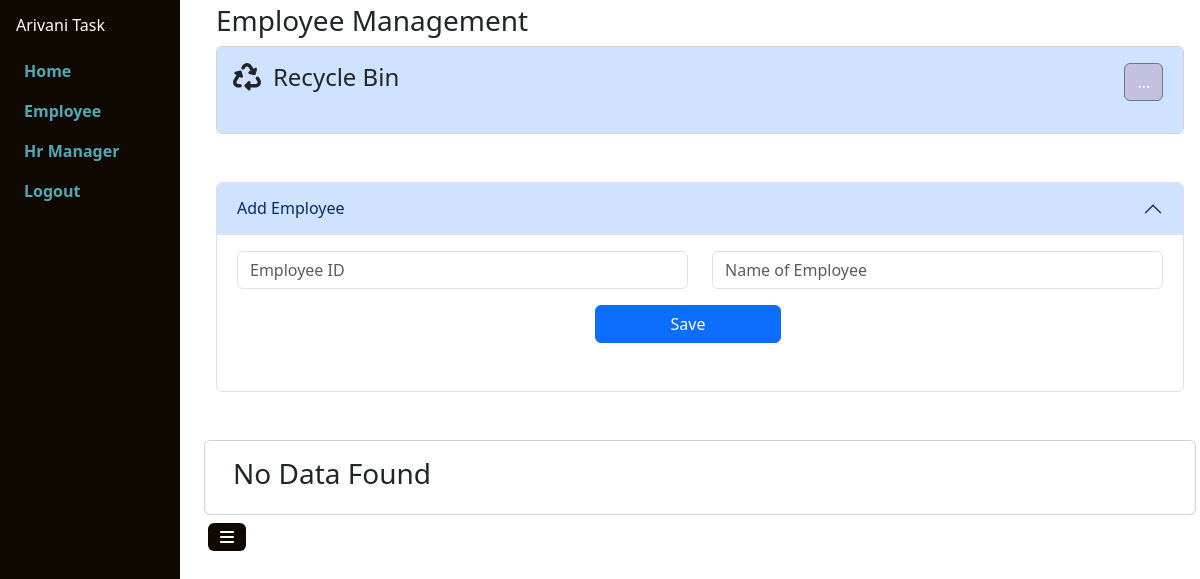
The page /employee/employeePage/ (signed in) on the database as committed earlier.
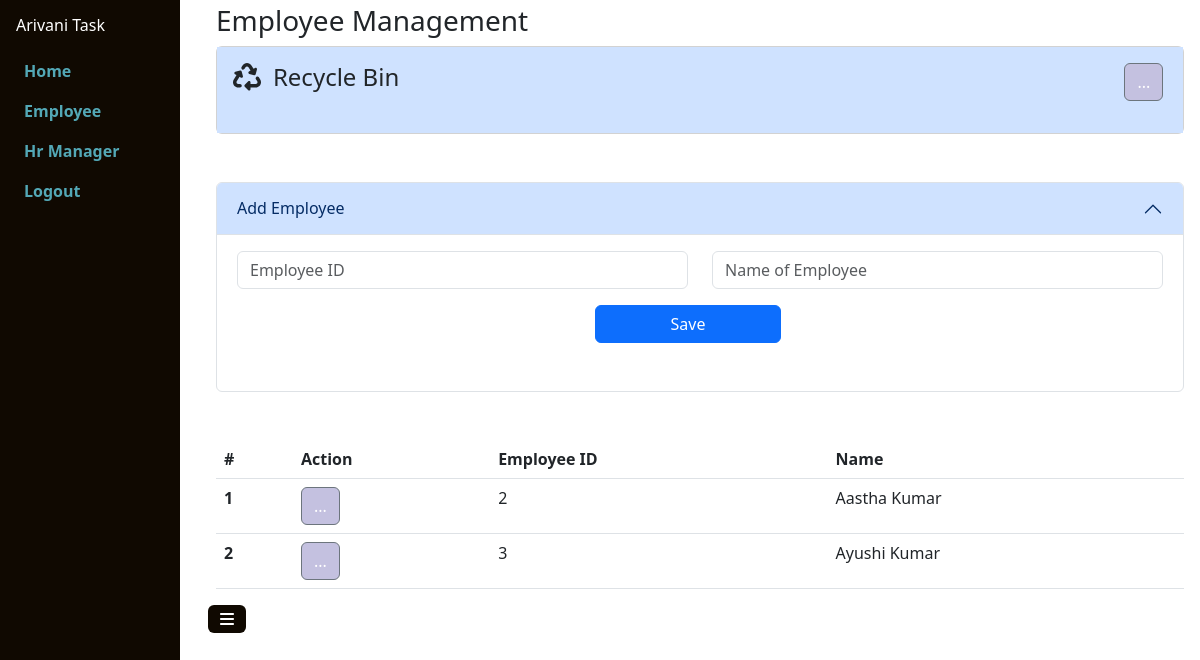
The same page on the database as committed later.
### employee/models.py (models this page shows, shortened)
class Employee(models.Model):
    employeeID=models.IntegerField()
    name=models.CharField(max_length=70)
    is_deleted=models.BooleanField(default=0)
    created_by=models.ForeignKey(User, on_delete=models.CASCADE,related_name="created_employee",null=True)
    updated_by=models.ForeignKey(User, on_delete=models.CASCADE,related_name="updated_employee",null=True)
    created_at=models.DateTimeField(auto_now_add=True,null=True)
    updated_at = models.DateTimeField(null=True)
    deleted_at = models.DateTimeField(null=True)
    deleted_by = models.ForeignKey(User, on_delete=models.CASCADE,related_name="deleted_employee",null=True)
    restored_at = models.DateTimeField(null=True)
    restored_by = models.ForeignKey(User, on_delete=models.CASCADE,related_name="restored_employee",null=True)
    status = models.BooleanField(default=True)

### employee/views.py (the view)
# urls.py: path("employeePage/",employeePage,name="employeePage"),
def employeePage(request):
    if request.user.is_authenticated:
        logged_in_user=request.user.id
        if request.method == 'GET':  # Corrected method check
            employees = Employee.objects.all().filter(is_deleted=0,created_by=logged_in_user)
            employees_deleted = Employee.objects.all().filter(is_deleted=1,created_by=logged_in_user).count()
            data = {
                'employees': employees,
                'employees_deleted':employees_deleted
                }
            return render(request, 'Employee/employee.html', data)
    else:
        return redirect("loginUserPage")

### templates/Employee/employee.html (shortened to what this page needs)
{% extends "base/base.html" %}
{% load static %}
{% block content %}
<link href="{% static 'css/employee/employee.css' %}" rel="stylesheet"/>
<div class="container">
  <h3>Employee Management</h3>
  <div class="card">
    <div class="card-body" style="background:#CFE2FF;">
      <div class="row">
        <div class="col-sm-3 ">
          <div class="row">
            <div class="col-sm-2 ">
              <span class="fs-3"  style="font-weight:bolder;"><i class="fa-solid fa-recycle"></i></span>
            </div>
            <div class="col-sm-10 ">
              <h4>Recycle Bin</h3>
            </div>
          </div>
        </div>
        <div class="col-sm-4 ">
        </div>
        <div class="col-sm-5">
          <div class="row">
            <div class="col-sm-6"></div>
            <div class="col-sm-4"></div>
            <div class="col-sm-2">
              <form action="{% url 'recycleBinPage_emp' %}" method="GET">
                <button class="btn btn-secondary " style="background:#c4c1e0" type="submit" aria-expanded="false">
                  {% if employees_deleted %}
                  {{employees_deleted}}
                  {% else %}
                  ...
                  {% endif %}
                </button>
              </form>
            </div>
          </div>
        </div>
      </div>
    </div>
  </div>
    <div class="row mt-5">
        <div class="accordion" id="accordionExample">
            <div class="accordion-item">
              <h2 class="accordion-header" id="headingOne">
                <button class="accordion-button" id="acc_title" type="button" data-bs-toggle="collapse" data-bs-target="#collapseOne" aria-expanded="true" aria-controls="collapseOne">
                  {% if update %}
                  Update Employee
                  {% else %}
                  Add Employee
                  {% endif %}
                </button>
              </h2>
              <div id="collapseOne" class="accordion-collapse collapse show" aria-labelledby="headingOne" data-bs-parent="#accordionExample">
                <div class="accordion-body">
                    {% if update %}
                    <form action = "{% url 'update_data' %}" method="POST">
                        {% csrf_token %}
                        <div class="row">
                            {% if error %}
                            <p class="text-danger">{{error}}</p>
                            {% endif %}
                            {% if msg %}
                            <p class="text-success">{{msg}}</p>
                            {% endif %}
                            <div class="col-lg-6 col-md-6 col-sm-12">
                                    <label class="visually-hidden" for="employeeID">Employee ID</label>
                                    <input type="text" class="form-control" id="employeeID" name="employeeID" value="{{data.employeeID}}">
                            </div>
                            <div class="col-lg-6 col-md-6 col-sm-12">
                                    <label class="visually-hidden" for="name">Name</label>
                                    <input type="text" class="form-control" id="name" name="name" value="{{data.name}}">
                            </div>
                        </div>
                        <div class="row mt-3">
                            <div class="row mb-3">
                                <button class="btn btn-primary mx-auto" id = "save_button" style="width:20%" type="submit">Save Changes</button>
                            </div>
                        </div>
                    </form>
                    {% else %}
                    <form action = "{% url 'create_data' %}" method="POST">
                        <div class="row">
                            <div class="col-lg-6 col-md-6 col-sm-12">
                                    <input type="text" class="form-control" id="employeeID" name="employeeID" placeholder="Employee ID">
                            </div>
                            <div class="col-lg-6 col-md-6 col-sm-12">
                                    <input type="text" class="form-control" id="name" name="name" placeholder="Name of Employee">
                            </div>
                        </div>
                        <div class="row mt-3">
                            <div class="row mb-3">
                                <button class="btn btn-primary mx-auto" id = "save_button" style="width:20%" type="submit">Save</button>
                            </div>
                        </div>
                    </form>
                    {% endif %}
                </div>
              </div>
            </div>
        </div>
    </div>
    <div class="row mt-5">
        {% if employees %}
        <div class="table-responsive scrollable-table">
          <table class="table">
            <thead>
              <tr>
                <th scope="col">#</th>
                <th scope="col">Action</th>
                <th scope="col">Employee ID</th>
                <th scope="col">Name</th>
              </tr>
            </thead>
            <tbody id="table_data">
                {% for item in employees %}
                <tr>
                    <th scope="row">{{forloop.counter}}</th>
                    <td>
                        <div class="dropdown">
                            <button class="btn btn-secondary " style="background:#c4c1e0" type="button" data-bs-toggle="dropdown" aria-expanded="false">
                              ...
                            </button>
                          </div>
                    </td>
                    <td>{{ item.employeeID }}</td>
                    <td>{{ item.name }}</td>
                </tr>
                {% endfor %}
            </tbody>
          </table>
        </div>
          {% else %}
          <div class="card mb-2">
            <div class="card-body">
              <h3>No Data Found</h3>
            </div>
          </div>
          {% endif %}
    </div>
</div>
{% endblock content %}

### templates/base/base.html (shortened to what this page needs)
{% load static %}
<html>
    <head>
        <link href="{% static 'css/bootstrap/bootstrap.css' %}" rel="stylesheet"/>
        <link href="{% static 'css/fontawesome/all.css' %}" rel="stylesheet"/>
        <link href="{% static 'css/base/base.css' %}" rel="stylesheet"/>
    </head>
    <body>
          <div class="side-navbar active-nav d-flex justify-content-between flex-wrap flex-column" id="sidebar">
            <ul class="nav flex-column text-white w-100">
              <a href="#" class="nav-link h3 text-white my-2">
                Arivani Task
              </a>
              <li href="#" class="nav-link" id = "Home">
                <a href="{% url 'dashboardPage' %}" class="mx-2" style="text-decoration:none; font-weight:bolder; color:#53a8b6;">Home</a>
              </li>
              <li href="#" class="nav-link" id = "Employee">
                <a href="{% url 'employeePage' %}" class="mx-2" style="text-decoration:none; font-weight:bolder; color:#53a8b6;">Employee</a>
              </li>
              <li href="#" class="nav-link" id = "Hr_Manager">
                <a href= "{% url 'hr_home' %}" class="mx-2" style="text-decoration:none; font-weight:bolder; color:#53a8b6;">Hr Manager</a>
              </li>
              <li href="#" class="nav-link" id = "Hr_Manager">
                <a href= "{% url 'logoutUser' %}" class="mx-2" style="text-decoration:none; font-weight:bolder; color:#53a8b6;">Logout</a>
              </li>
            </ul>
          </div>
          <div class="p-1 ps-4 my-container active-cont">
            {% block content %}
            {% endblock %}
            <a class="btn border-0 ms-1" id="menu-btn">
              <i class="fa-solid fa-bars"></i>
            </a>
          </div>
    </body>
</html>

### static/css/base/base.css (style rules this page uses)
.side-navbar { width: 180px; height: 100%; position: fixed; margin-left: -300px; background-color: #100901; transition: 0.5s; }
.my-container { transition: 0.4s; }
.active-nav { margin-left: 0; }
.active-cont { margin-left: 180px; }
#menu-btn { background-color: #100901; color: #fff; margin-left: -62px; }

### static/css/employee/employee.css (style rules this page uses)
.scrollable-table { max-height: 250px; overflow-y: auto; }

Rows that differ between the two databases and show on the page:
added Employee: employeeID "2", name "Aastha Kumar"
added Employee: employeeID "3", name "Ayushi Kumar"
Other text that changed with them:
text no longer shown: "No Data Found"
text now shown: "# Action Employee ID Name"
